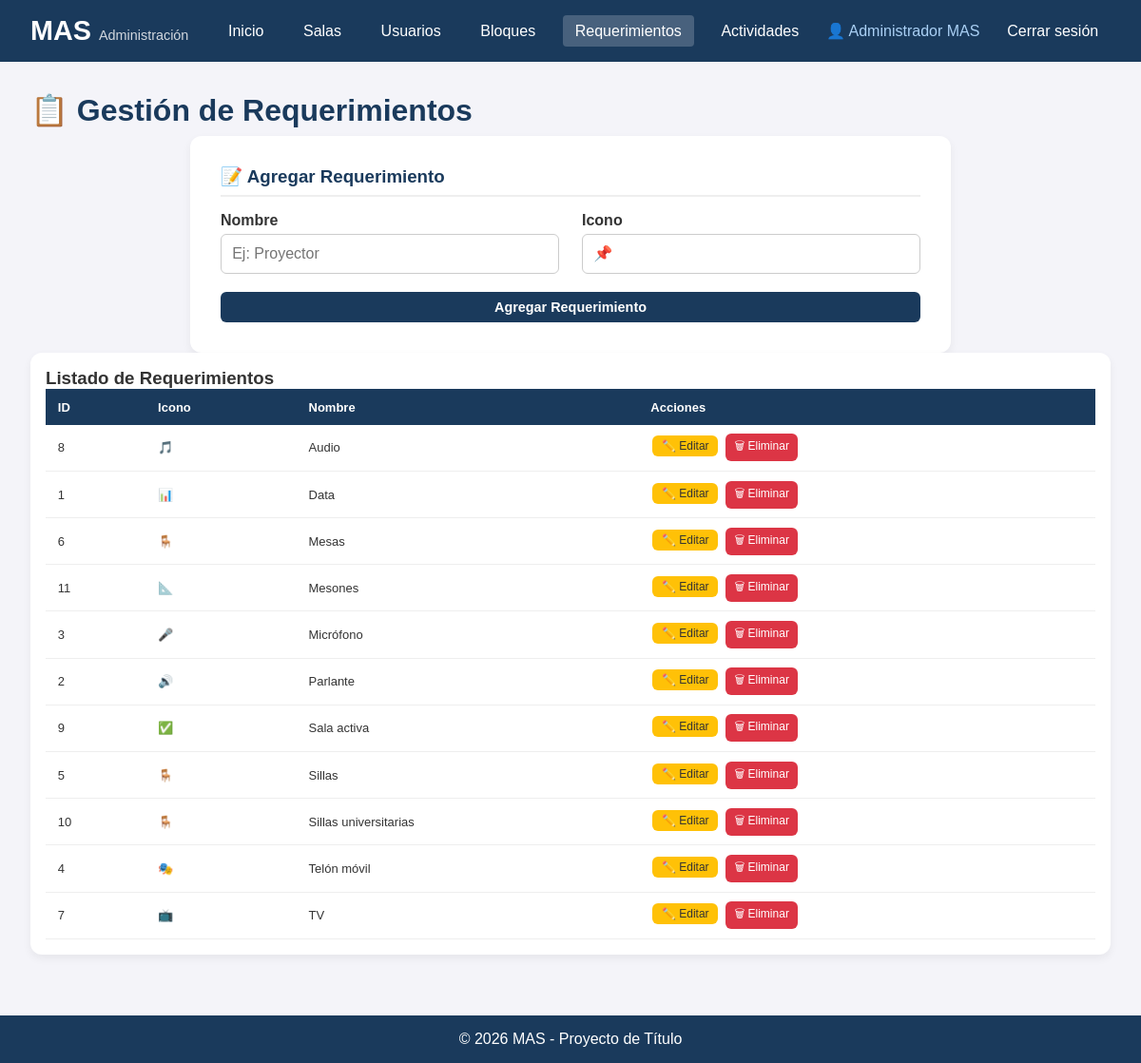
Screenshot of /admin/requerimientos.php (signed in) with the database file from the repository.
### tables this page shows
CREATE TABLE requerimientos (
    id_requerimiento INT AUTO_INCREMENT PRIMARY KEY,
    nombre VARCHAR(50) NOT NULL,
    icono VARCHAR(10) DEFAULT NULL,
    activo TINYINT(1) DEFAULT 1
);

### public/admin/requerimientos.php (the view, shortened to what this page needs)
<?php
require_once '../../config/database.php';
$editar = null;
$requerimientos = $pdo->query("SELECT * FROM requerimientos ORDER BY nombre")->fetchAll();
?>
<!DOCTYPE html>
<html lang="es">
<head>
    <link rel="stylesheet" href="../css/style.css">
</head>
<body>
    <header>
        <nav>
            <div class="logo"><h1>MAS</h1><span>Administración</span></div>
            <ul>
                <li><a href="../index.php">Inicio</a></li>
                <li><a href="salas.php">Salas</a></li>
                <li><a href="usuarios.php">Usuarios</a></li>
                <li><a href="bloques.php">Bloques</a></li>
                <li><a href="requerimientos.php" class="active">Requerimientos</a></li>
                <li><a href="tipos_actividad.php">Actividades</a></li>
                <li><span>👤 <?php echo htmlspecialchars($_SESSION['nombre_completo']); ?></span></li>
                <li><a href="../logout.php">Cerrar sesión</a></li>
            </ul>
        </nav>
    </header>
    <main>
        <h2>📋 Gestión de Requerimientos</h2>
        <div class="form-container">
            <h3><?php echo $editar ? '✏️ Editar Requerimiento' : '📝 Agregar Requerimiento'; ?></h3>
            <form method="POST">
                <div class="form-row">
                    <div class="form-group">
                        <label for="nombre">Nombre</label>
                        <input type="text" id="nombre" name="nombre"
                               value="<?php echo $editar ? htmlspecialchars($editar['nombre']) : ''; ?>"
                               placeholder="Ej: Proyector" required>
                    </div>
                    <div class="form-group">
                        <label for="icono">Icono</label>
                        <input type="text" id="icono" name="icono"
                               value="<?php echo $editar ? htmlspecialchars($editar['icono']) : '📌'; ?>"
                               placeholder="Ej: 📽️">
                    </div>
                </div>
                <button type="submit" class="btn btn-primary">
                    <?php echo $editar ? 'Actualizar Requerimiento' : 'Agregar Requerimiento'; ?>
                </button>
            </form>
        </div>
        <div class="table-container">
            <h3>Listado de Requerimientos</h3>
            <table>
                <thead>
                    <tr>
                        <th>ID</th>
                        <th>Icono</th>
                        <th>Nombre</th>
                        <th>Acciones</th>
                    </tr>
                </thead>
                <tbody>
                    <?php foreach ($requerimientos as $req): ?>
                    <tr>
                        <td><?php echo $req['id_requerimiento']; ?></td>
                        <td><?php echo htmlspecialchars($req['icono']); ?></td>
                        <td><?php echo htmlspecialchars($req['nombre']); ?></td>
                        <td>
                            <a href="requerimientos.php?editar=<?php echo $req['id_requerimiento']; ?>" class="btn btn-warning btn-sm">✏️ Editar</a>
                            <a href="requerimientos.php?eliminar=<?php echo $req['id_requerimiento']; ?>"
                               class="btn btn-danger btn-sm"
                               onclick="return confirm('¿Estás seguro de eliminar este requerimiento?')">
                               🗑 Eliminar
                            </a>
                        </td>
                    </tr>
                    <?php endforeach; ?>
                </tbody>
            </table>
        </div>
    </main>
    <footer><p>&copy; 2026 MAS - Proyecto de Título</p></footer>
</body>
</html>

### public/css/style.css (style rules this page uses)
* { margin: 0; padding: 0; box-sizing: border-box; }
body { font-family: Arial, sans-serif; background: #f4f4f9; color: #333; min-height: 100vh; display: flex; flex-direction: column; }
header { background: #1a3a5c; color: white; padding: 1rem 2rem; position: sticky; top: 0; z-index: 1000; }
nav { display: flex; justify-content: space-between; align-items: center; flex-wrap: wrap; max-width: 1200px; margin: 0 auto; }
nav .logo h1 { display: inline; font-size: 1.8rem; }
nav .logo span { font-size: 0.9rem; opacity: 0.8; margin-left: 0.5rem; }
nav ul { list-style: none; display: flex; gap: 1rem; align-items: center; flex-wrap: wrap; }
nav ul li a { color: white; text-decoration: none; padding: 0.5rem 0.8rem; border-radius: 4px; transition: background 0.3s; }
nav ul li a.active { background: rgba(255, 255, 255, 0.2); }
nav ul li span { color: #aad0f5; }
main { flex: 1; max-width: 1200px; margin: 2rem auto; padding: 0 2rem; width: 100%; }
h2 { color: #1a3a5c; font-size: 2rem; margin-bottom: 0.5rem; }
.btn-primary { width: 100%; padding: 0.8rem; background: #1a3a5c; color: white; border: none; border-radius: 6px; font-size: 1rem; font-weight: 600; cursor: pointer; transition: background 0.3s; }
.table-container { overflow-x: auto; background: white; border-radius: 12px; box-shadow: 0 4px 10px rgba(0, 0, 0, 0.06); padding: 1rem; }
table { width: 100%; border-collapse: collapse; font-size: 13px; }
table th { background: #1a3a5c; color: white; padding: 0.7rem 0.8rem; text-align: left; }
table td { padding: 0.6rem 0.8rem; border-bottom: 1px solid #eee; }
.btn { display: inline-block; padding: 0.5rem 1.2rem; border-radius: 6px; text-decoration: none; font-size: 0.9rem; border: none; cursor: pointer; transition: background 0.3s; }
.btn-danger { background: #dc3545; color: white; }
.btn-warning { background: #ffc107; color: #333; }
.btn-sm { padding: 0.25rem 0.6rem; font-size: 0.75rem; margin: 0 2px; }
.form-container { background: white; padding: 2rem; border-radius: 12px; box-shadow: 0 4px 10px rgba(0, 0, 0, 0.06); max-width: 800px; margin: 0 auto; }
.form-container h3 { color: #1a3a5c; margin-bottom: 1rem; border-bottom: 2px solid #eee; padding-bottom: 0.5rem; }
.form-row { display: flex; gap: 1.5rem; flex-wrap: wrap; }
.form-row .form-group { flex: 1; min-width: 180px; }
.form-group { margin-bottom: 1.2rem; }
.form-group label { display: block; font-weight: 600; margin-bottom: 0.3rem; color: #333; }
.form-group input, .form-group select, .form-group textarea { width: 100%; padding: 0.7rem; border: 1px solid #ccc; border-radius: 6px; font-size: 1rem; font-family: inherit; }
footer { background: #1a3a5c; color: white; text-align: center; padding: 1rem; margin-top: 2rem; }

### rows the page displays
requerimientos: id_requerimiento "8", icono "🎵", nombre "Audio"
requerimientos: id_requerimiento "1", icono "📊", nombre "Data"
requerimientos: id_requerimiento "6", icono "🪑", nombre "Mesas"
requerimientos: id_requerimiento "11", icono "📐", nombre "Mesones"
requerimientos: id_requerimiento "3", icono "🎤", nombre "Micrófono"
requerimientos: id_requerimiento "2", icono "🔊", nombre "Parlante"
requerimientos: id_requerimiento "9", icono "✅", nombre "Sala activa"
requerimientos: id_requerimiento "5", icono "🪑", nombre "Sillas"
requerimientos: id_requerimiento "10", icono "🪑", nombre "Sillas universitarias"
requerimientos: id_requerimiento "4", icono "🎭", nombre "Telón móvil"
requerimientos: id_requerimiento "7", icono "📺", nombre "TV"

### other values shown
$_SESSION['nombre_completo'] "Administrador MAS"
